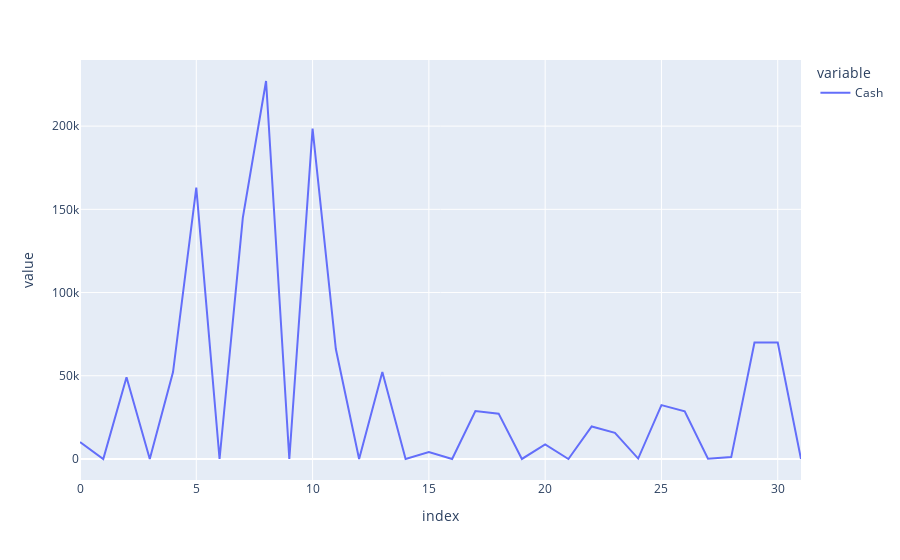

The notebook cell saved with this chart:
### Code cell
px.line(test.select('Cash'))

### Figure 1 — Plotly figure (JSON) as saved in the notebook; plotly's stock layout.template omitted (floating-point values rounded to 4 significant figures)
{"data": [{"hovertemplate": "variable=Cash<br>index=%{x}<br>value=%{y}<extra></extra>", "legendgroup": "Cash", "line": {"color": "#636efa", "dash": "solid"}, "marker": {"symbol": "circle"}, "mode": "lines", "name": "Cash", "orientation": "v", "showlegend": true, "type": "scatter", "x": [0, 1, 2, 3, 4, 5, 6, 7, 8, 9, 10, 11, 12, 13, 14, 15, 16, 17, 18, 19, 20, 21, 22, 23, 24, 25, 26, 27, 28, 29, 30, 31], "xaxis": "x", "y": [10140.0, 9.613, 49140.0, 2.57, 52250.0, 163000.0, 3.976, 144900.0, 227100.0, 10.23, 198500.0, 66090.0, 10.46, 52300.0, 0.5359, 4165.0, 14.0, 28810.0, 27240.0, 16.89, 8772.0, 6.999, 19520.0, 15730.0, 269.5, 32400.0, 28610.0, 186.8, 1157.0, 69990.0, 70020.0, 1.798], "yaxis": "y"}], "layout": {"legend": {"title": {"text": "variable"}, "tracegroupgap": 0}, "margin": {"t": 60}, "xaxis": {"anchor": "y", "domain": [0, 1], "title": {"text": "index"}}, "yaxis": {"anchor": "x", "domain": [0, 1], "title": {"text": "value"}}}}
